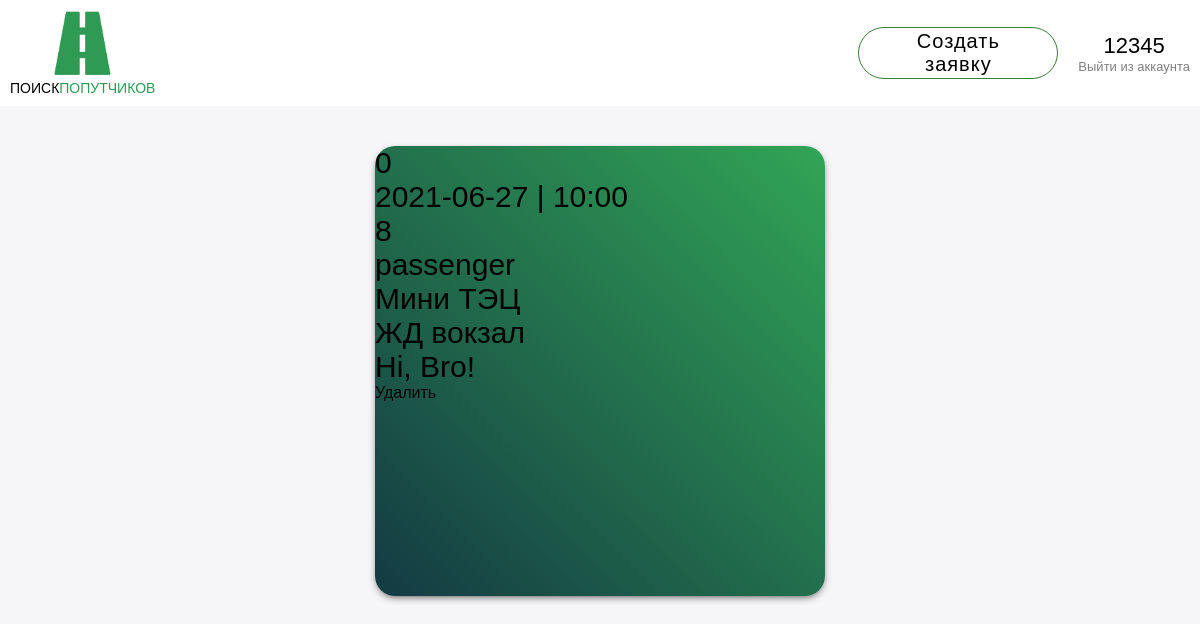
The page /posts/8 (signed in) on the database its author committed.
### tables this page shows
CREATE TABLE posts (
    id INTEGER PRIMARY KEY AUTOINCREMENT,
    isDriver BOOLEAN,
    isType TEXT,
    idPerson INTEGER,
    idBeginPoint TEXT,
    idEndPoint TEXT,
    time DATETIME DEFAULT CURRENT_TIMESTAMP,
    text TEXT,
    driverName TEXT,
    FOREIGN KEY (idPerson) REFERENCES persons (id) 
     
);

### view.py (the view)
@app.route('/posts/<int:id>')
def about(id):
    if 'userLogged' in session:
        if db.check_id(id):
            return render_template('post.html', post=db.get_post(id), messages=db.get_comments(id))
        return render_template('page404.html')
    return redirect(url_for('index'))

### db/database.py (called while the page is built)
    def get_db_connection(self):
        conn = sqlite3.connect(self.database_name)
        conn.row_factory = sqlite3.Row
        return conn

    def get_post(self, id):
        with self.get_db_connection() as conn:
            post = conn.execute(POST_QUERY, [id]).fetchone()
        return post

    def get_comments(self, idPost):
        with self.get_db_connection() as conn:
            comments = conn.execute(GET_COMMENTS_BY_ID_POST, [idPost]).fetchall()
        return comments

    def check_id(self, id):
        try:
            print(*self.get_post(id))
        except:
            return False
        return True

### templates/post.html (shortened to what this page needs)
{% extends 'base.html' %}
{% block content %}
    <div class="container-2">
        <div class="{{ post.isType }}">
            <div class="text-in-card">{{ post.isDriver }}</div>
            <div class="text-in-card">{{ post.time }}</div>
            <div class="text-in-card">{{ post.id }}</div>
            <div class="text-in-card">{{ post.isType }}</div>
            <div class="text-in-card">{{ post.idBeginPoint }}</div>
            <div class="text-in-card">{{ post.idEndPoint }}</div>
            <div class="text-in-card">{{ post.text }}</div>
            <a class="delete" href="{{ url_for('delete_post', id=post.id, name=post.driverName)}}">Удалить</a>
        </div>
    </div>
{% endblock %}

### static/style.css (style rules this page uses)
html { font-family: 'Franklin Gothic Medium', 'Arial Narrow', Arial, sans-serif; }
* { margin: 0; padding: 0; }
*, *:before, *:after { -webkit-box-sizing: border-box; -moz-box-sizing: border-box; box-sizing: border-box; }
.container-2 a { text-decoration: none; display: inline-block; height: 100%; color: inherit; }
body { font-family: 'Franklin Gothic Medium', 'Arial Narrow', Arial, sans-serif; background: #f6f5f7; background-image: url(/static/Images/main.jpg); background-attachment: fixed; background-repeat: repeat-x; background-size: cover; }
.container-2 { display: flex; justify-content: space-around; justify-items: center; flex-wrap: wrap; margin: 20px; }
.container-2 .passenger { margin-top: 20px; margin-left: 20px; margin-right: 20px; height: 450px; width: 450px; left: 0; bottom: 0px; border-radius: 20px; background-image: linear-gradient(to top right, rgb(17,59,62), rgb(58,164,73)); filter: hue-rotate(9deg); cursor: pointer; position: relative; box-shadow: rgba(0,0,0,.8) 0 3px 8px -3px; }
.text-in-card { font-family: 'Franklin Gothic Medium', 'Arial Narrow', Arial, sans-serif; font-size: 30px; }

### rows shown on the page
posts: isDriver "0", time "2021-06-27 | 10:00", id "8", isType "passenger", idBeginPoint "Мини ТЭЦ", idEndPoint "ЖД вокзал", text "Hi, Bro!"

### other values the page prints
{{ session['userLogged'] }} "12345"
